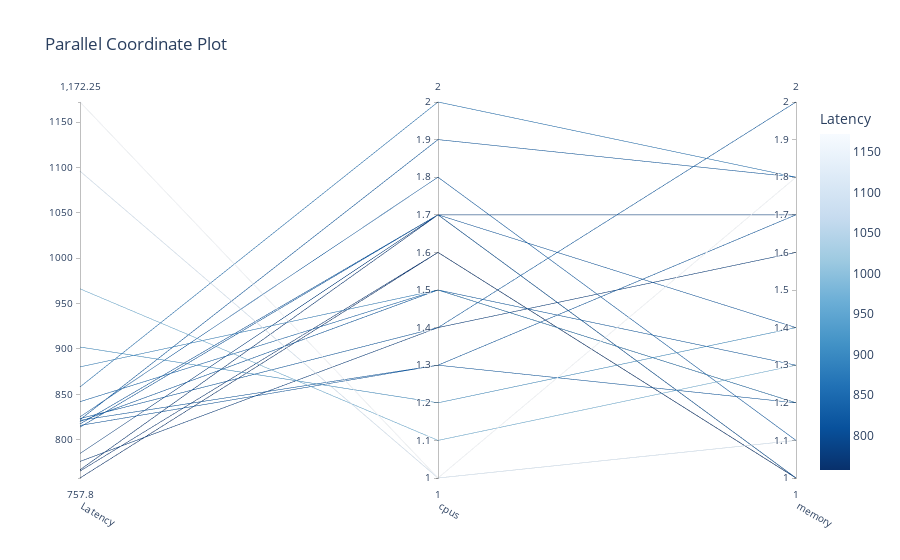
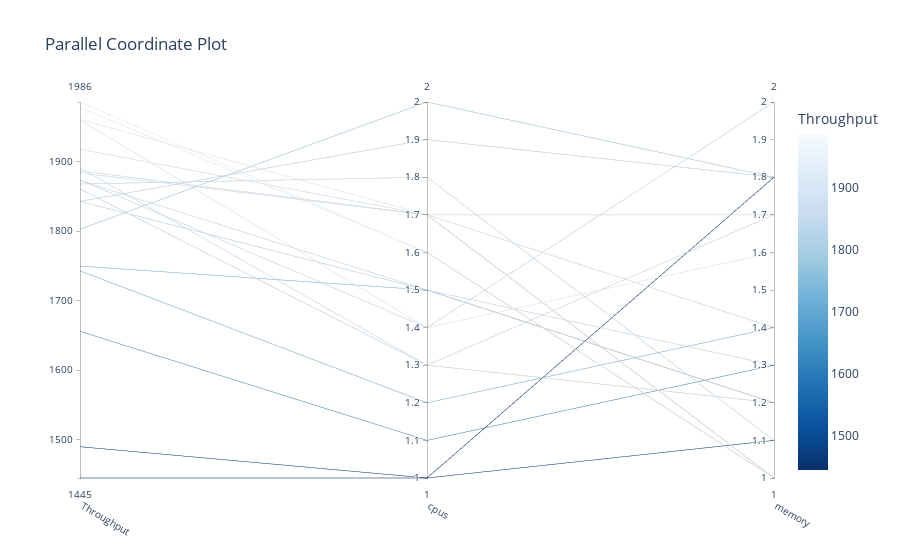

Notebook source saved alongside these figures, in order:
### Code cell
fig = optuna.visualization.plot_parallel_coordinate(study, params=["cpus", "memory"], target=get_latency, target_name="Latency")
fig.show()
fig = optuna.visualization.plot_parallel_coordinate(study, params=["cpus", "memory"], target=get_throughput, target_name="Throughput")
fig.show()

### Figure 1 — Plotly figure (JSON) as saved in the notebook; plotly's stock layout.template omitted (floating-point values rounded to 4 significant figures)
{"data": [{"dimensions": [{"label": "Latency", "range": [757.8, 1172.0], "values": [776.0, 858.1, 902.1, 1172.0, 820.1, 784.7, 815.7, 823.3, 817.4, 822.1, 813.9, 966.3, 1096.0, 821.4, 766.8, 825.3, 765.4, 880.3, 841.9, 757.8]}, {"label": "cpus", "range": [1, 2], "values": [1.4, 2, 1.2, 1, 1.5, 1.7, 1.3, 1.4, 1.7, 1.9, 1.7, 1.1, 1, 1.3, 1.7, 1.8, 1.6, 1.5, 1.5, 1.6]}, {"label": "memory", "range": [1, 2], "values": [1.6, 1.8, 1.4, 1.8, 1.3, 1.7, 1.7, 2, 1.4, 1.8, 1, 1.3, 1.1, 1.2, 1, 1.1, 1, 1.2, 1.2, 1]}], "labelangle": 30, "labelside": "bottom", "line": {"color": [776.0, 858.1, 902.1, 1172.0, 820.1, 784.7, 815.7, 823.3, 817.4, 822.1, 813.9, 966.3, 1096.0, 821.4, 766.8, 825.3, 765.4, 880.3, 841.9, 757.8], "colorbar": {"title": {"text": "Latency"}}, "colorscale": [[0, "rgb(247,251,255)"], [0.125, "rgb(222,235,247)"], [0.25, "rgb(198,219,239)"], [0.375, "rgb(158,202,225)"], [0.5, "rgb(107,174,214)"], [0.625, "rgb(66,146,198)"], [0.75, "rgb(33,113,181)"], [0.875, "rgb(8,81,156)"], [1, "rgb(8,48,107)"]], "reversescale": true, "showscale": true}, "type": "parcoords"}], "layout": {"title": {"text": "Parallel Coordinate Plot"}}}

### Figure 2 — Plotly figure (JSON) as saved in the notebook; plotly's stock layout.template omitted (floating-point values rounded to 4 significant figures)
{"data": [{"dimensions": [{"label": "Throughput", "range": [1445, 1986], "values": [1960, 1803, 1743, 1445, 1873, 1918, 1891, 1874, 1884, 1843, 1887, 1656, 1490, 1861, 1961, 1868, 1978, 1750, 1843, 1986]}, {"label": "cpus", "range": [1, 2], "values": [1.4, 2, 1.2, 1, 1.5, 1.7, 1.3, 1.4, 1.7, 1.9, 1.7, 1.1, 1, 1.3, 1.7, 1.8, 1.6, 1.5, 1.5, 1.6]}, {"label": "memory", "range": [1, 2], "values": [1.6, 1.8, 1.4, 1.8, 1.3, 1.7, 1.7, 2, 1.4, 1.8, 1, 1.3, 1.1, 1.2, 1, 1.1, 1, 1.2, 1.2, 1]}], "labelangle": 30, "labelside": "bottom", "line": {"color": [1960, 1803, 1743, 1445, 1873, 1918, 1891, 1874, 1884, 1843, 1887, 1656, 1490, 1861, 1961, 1868, 1978, 1750, 1843, 1986], "colorbar": {"title": {"text": "Throughput"}}, "colorscale": [[0, "rgb(247,251,255)"], [0.125, "rgb(222,235,247)"], [0.25, "rgb(198,219,239)"], [0.375, "rgb(158,202,225)"], [0.5, "rgb(107,174,214)"], [0.625, "rgb(66,146,198)"], [0.75, "rgb(33,113,181)"], [0.875, "rgb(8,81,156)"], [1, "rgb(8,48,107)"]], "reversescale": true, "showscale": true}, "type": "parcoords"}], "layout": {"title": {"text": "Parallel Coordinate Plot"}}}
